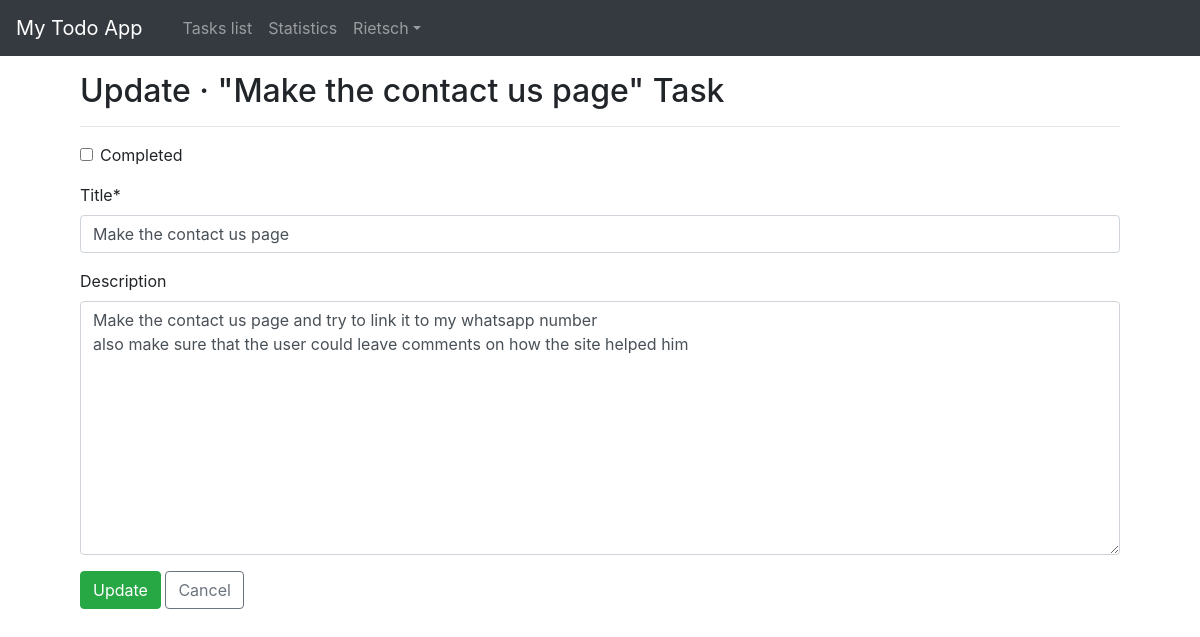
Screenshot of /tasks/8/edit/ (signed in) with the database file from the repository.
### users/models.py (models this page shows)
class CustomUser(AbstractUser):
    def get_absolute_url(self):
        return reverse('login')

### tasks/models.py (models this page shows, shortened)
class Task(models.Model):
    author = models.ForeignKey(get_user_model(), on_delete=models.CASCADE)
    category = models.ForeignKey('categories.Category', on_delete=models.CASCADE, related_name='task_list')
    title = models.CharField(max_length=200)
    description = models.TextField(blank=True, null=True)
    created_on = models.DateTimeField(auto_now_add=True)
    dead_line = models.DateTimeField(blank=False, null=False, default=timezone.now)
    completed = models.BooleanField(default=False,)
    class Meta:
        ordering = ('dead_line',)

### tasks/views.py (the view, shortened to what this page needs)
# urls.py: path('<int:pk>/edit/', TaskUpdateView.as_view(), name='task_update'),
class TaskUpdateView(LoginRequiredMixin, UserPassesTestMixin, UpdateView):
    model =    Task
    template_name = 'tasks/task_update.html'
    form_class = TaskUpdateForm
    login_url = 'login'
    def test_func(self):
        obj = self.get_object()
        return self.request.user == obj.author

### tasks/forms.py
class TaskUpdateForm(forms.ModelForm):
    class Meta:
        model = Task
        fields = ('completed', 'title', 'description')

### tasks/templates/tasks/task_update.html (shortened to what this page needs)
{% extends 'pages/base.html' %}
{% load crispy_forms_tags %}
{% block content %}
    <h2 class="mt-3">Update &middot; "{{ task.title }}" Task </h2>
    <hr>
    <form action="" method="post" class="mt-3">
        {{ form|crispy }}
        <button type="submit" class="btn btn-success">Update</button>
        <a href="{% url 'cat_detail' task.category.slug %}" class="btn btn-outline-secondary">Cancel</a>
    </form>
{% endblock content %}

### pages/templates/pages/base.html (shortened to what this page needs)
{% load static %}
<!DOCTYPE html>
<html lang="en">
<head>
    <link rel="stylesheet" href="{% static 'css/bootstrap.css' %}">
</head>
<body>
    {% block navigation %}
        <nav class="navbar navbar-expand-md navbar-dark bg-dark">
            <a href="{% url 'home' %}" class="navbar-brand">My Todo App</a>
            <div class="collapse navbar-collapse" id="itemCollapse">
                {% if user.is_authenticated %}
                    <ul class="navbar-nav ml-3">
                        <li class="nav-item" id="Tlist"><a href="{% url 'cat_list' %}" class="nav-link">Tasks list</a></li>
                        <li class="nav-item "><a href="{% url 'stats_detail' %}" class="nav-link">Statistics</a></li>
                    </ul>
                    <ul class="navbar-nav">
                        <li class="nav-item mr-5 dropdown float-right" id="userMenu">
                            <a href="#" class="nav-link dropdown-toggle" data-toggle="dropdown" aria-haspopup="true">{{ user.username }}</a>
                        </li>
                    </ul>
                {% else %}
                    <form class="form-inline ml-auto">
                        <a href="{% url 'login' %}" class="btn btn-primary">Login</a>
                        <a href="{% url 'signup' %}" class="btn btn-outline-success ml-3">SignUp</a>
                    </form>
                {% endif %}
            </div>
        </nav>
    {% endblock navigation%}
    <div class="container">
        {% block content %}
        {% endblock content %}
    </div>
</body>
</html>

### pages/templates/pages/base.html (style rules this page uses)
.nav-link { display: block; padding: 0.5rem 1rem; }
.nav-item { list-style: none; }

### rows the page displays
CustomUser: username "Rietsch"
Task: title "Make the contact us page", description "Make the contact us page and try to link it to my whatsapp number also make sure that the user could leave comments on how the site helped him"
